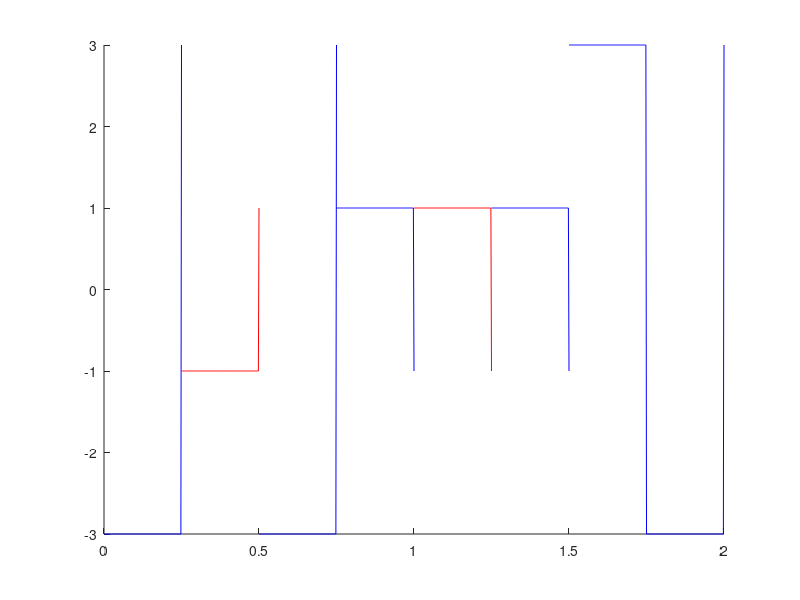
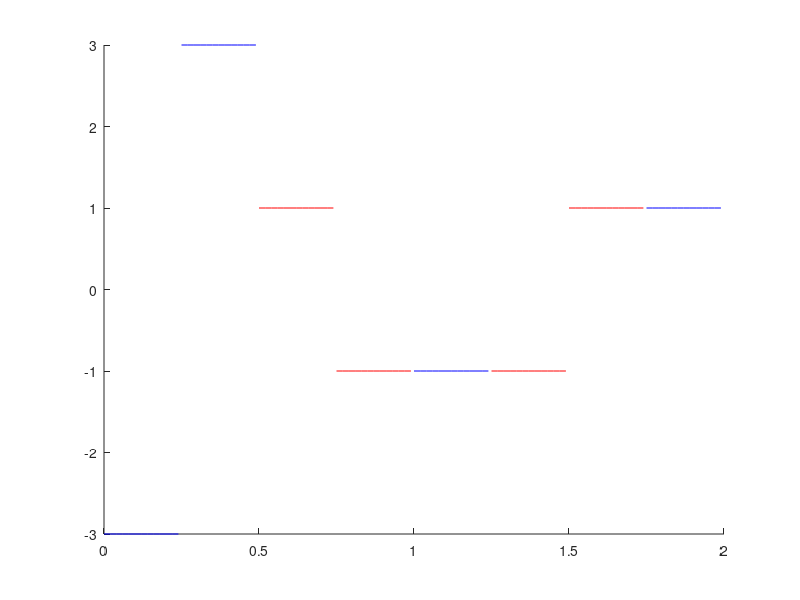
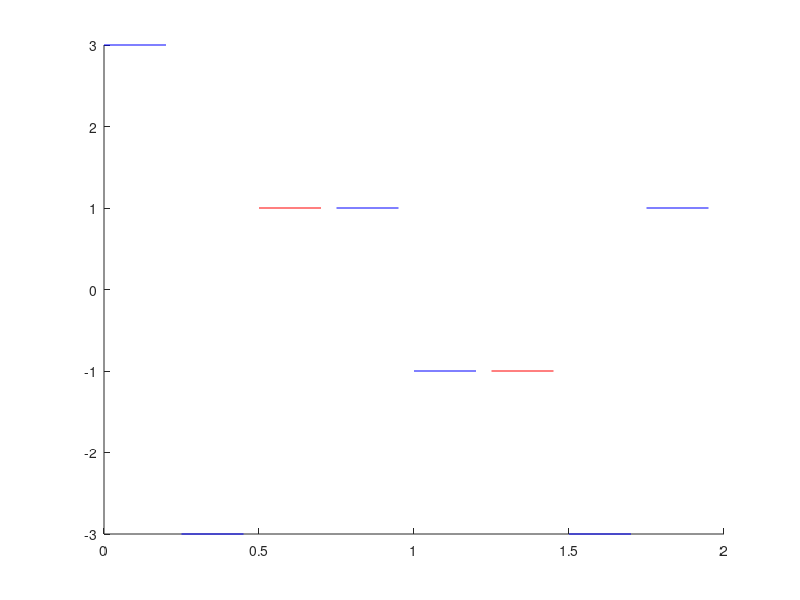

MATLAB code to generate these figures, in order:
%rezolutie temporara 2ms=0.002s
%apar linii verticale si intre doua nivele care se afla la aceeasi valoare,
%nu am reusit sa le indepartez

Tmax=2 %in fiecare secunda apar 4 niveluri(vor aparea 8)
for n=1:1:4*Tmax; %iteratie dupa nr de niveluri
    t=(n-1)*0.25:0.002:n*0.25; %fiecare nivel dureaza 0.25s
r(n)=randperm(4,1); %genereaza un nr aleator dintre 1 si 4
figure(1)
hold on
if r(n)==1;
    s=square(4*pi*t,50);
    plot(t,s,'r')
else if r(n)==2 
        s=-square(4*pi*t,50);
        plot(t,s,'b')
else if r(n)==3
        s=3*square(4*pi*t,50);
        plot(t,s,'b')
else if r(n)==4
        s=(-3)*square(4*pi*t,50);
        plot(t,s,'b')        
    end
    end
    end

end
end
hold off

%rezolutie temporara 20ms=0.02s

Tmax=2 %in fiecare secunda apar 4 niveluri(vor aparea 8)
for n=1:1:4*Tmax; %iteratie dupa nr de niveluri
    t=(n-1)*0.25:0.02:n*0.25; %fiecare nivel dureaza 0.25s
r(n)=randperm(4,1); %genereaza un nr aleator dintre 1 si 4
figure(2)
hold on
if r(n)==1;
    s=square(4*pi*t,50);
    plot(t,s,'r')
else if r(n)==2 
        s=-square(4*pi*t,50);
        plot(t,s,'b')
else if r(n)==3
        s=3*square(4*pi*t,50);
        plot(t,s,'b')
else if r(n)==4
        s=(-3)*square(4*pi*t,50);
        plot(t,s,'b')        
    end
    end
    end

end
end
hold off

%rezolutie temporara 200ms=0.2s

Tmax=2 %in fiecare secunda apar 4 niveluri(vor aparea 8)
for n=1:1:4*Tmax; %iteratie dupa nr de niveluri
    t=(n-1)*0.25:0.2:n*0.25; %fiecare nivel dureaza 0.25s
r(n)=randperm(4,1); %genereaza un nr aleator dintre 1 si 4
figure(3)
hold on
if r(n)==1;
    s=square(4*pi*t,50);
    plot(t,s,'r')
else if r(n)==2 
        s=-square(4*pi*t,50);
        plot(t,s,'b')
else if r(n)==3
        s=3*square(4*pi*t,50);
        plot(t,s,'b')
else if r(n)==4
        s=(-3)*square(4*pi*t,50);
        plot(t,s,'b')        
    end
    end
    end

end
end
hold off



